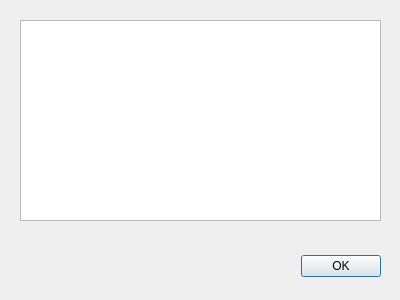
<?xml version="1.0" encoding="UTF-8"?>
<ui version="4.0">
 <class>Dialog</class>
 <widget class="QDialog" name="Dialog">
  <property name="geometry">
   <rect>
    <x>0</x>
    <y>0</y>
    <width>400</width>
    <height>300</height>
   </rect>
  </property>
  <property name="windowTitle">
   <string>Lịch sử cảnh cáo</string>
  </property>
  <widget class="QDialogButtonBox" name="Confirm_Button">
   <property name="geometry">
    <rect>
     <x>40</x>
     <y>250</y>
     <width>341</width>
     <height>32</height>
    </rect>
   </property>
   <property name="orientation">
    <enum>Qt::Horizontal</enum>
   </property>
   <property name="standardButtons">
    <set>QDialogButtonBox::Ok</set>
   </property>
  </widget>
  <widget class="QListWidget" name="Warnings_List">
   <property name="geometry">
    <rect>
     <x>20</x>
     <y>20</y>
     <width>361</width>
     <height>201</height>
    </rect>
   </property>
   <property name="font">
    <font>
     <pointsize>10</pointsize>
     <weight>75</weight>
     <bold>true</bold>
    </font>
   </property>
  </widget>
 </widget>
 <resources/>
 <connections>
  <connection>
   <sender>Confirm_Button</sender>
   <signal>accepted()</signal>
   <receiver>Dialog</receiver>
   <slot>accept()</slot>
   <hints>
    <hint type="sourcelabel">
     <x>248</x>
     <y>254</y>
    </hint>
    <hint type="destinationlabel">
     <x>157</x>
     <y>274</y>
    </hint>
   </hints>
  </connection>
  <connection>
   <sender>Confirm_Button</sender>
   <signal>rejected()</signal>
   <receiver>Dialog</receiver>
   <slot>reject()</slot>
   <hints>
    <hint type="sourcelabel">
     <x>316</x>
     <y>260</y>
    </hint>
    <hint type="destinationlabel">
     <x>286</x>
     <y>274</y>
    </hint>
   </hints>
  </connection>
 </connections>
</ui>
